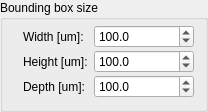
    <widget class="QGroupBox" name="groupBox_size">
     <property name="title">
      <string>Bounding box size</string>
     </property>
     <layout class="QFormLayout" name="formLayout">
      <property name="verticalSpacing">
       <number>2</number>
      </property>
      <property name="leftMargin">
       <number>20</number>
      </property>
      <property name="topMargin">
       <number>5</number>
      </property>
      <item row="0" column="0">
       <widget class="QLabel" name="label_width">
        <property name="text">
         <string>Width [um]:</string>
        </property>
       </widget>
      </item>
      <item row="1" column="0">
       <widget class="QLabel" name="label_height">
        <property name="text">
         <string>Height [um]:</string>
        </property>
       </widget>
      </item>
      <item row="2" column="0">
       <widget class="QLabel" name="label_depth">
        <property name="text">
         <string>Depth [um]:</string>
        </property>
       </widget>
      </item>
      <item row="0" column="1">
       <widget class="QDoubleSpinBox" name="doubleSpinBox_size_x">
        <property name="minimumSize">
         <size>
          <width>100</width>
          <height>0</height>
         </size>
        </property>
        <property name="maximumSize">
         <size>
          <width>100</width>
          <height>16777215</height>
         </size>
        </property>
        <property name="decimals">
         <number>1</number>
        </property>
        <property name="minimum">
         <double>10.000000000000000</double>
        </property>
        <property name="maximum">
         <double>1000.000000000000000</double>
        </property>
        <property name="singleStep">
         <double>5.000000000000000</double>
        </property>
        <property name="value">
         <double>100.000000000000000</double>
        </property>
       </widget>
      </item>
      <item row="1" column="1">
       <widget class="QDoubleSpinBox" name="doubleSpinBox_size_y">
        <property name="minimumSize">
         <size>
          <width>100</width>
          <height>0</height>
         </size>
        </property>
        <property name="maximumSize">
         <size>
          <width>100</width>
          <height>16777215</height>
         </size>
        </property>
        <property name="decimals">
         <number>1</number>
        </property>
        <property name="minimum">
         <double>10.000000000000000</double>
        </property>
        <property name="maximum">
         <double>1000.000000000000000</double>
        </property>
        <property name="singleStep">
         <double>5.000000000000000</double>
        </property>
        <property name="value">
         <double>100.000000000000000</double>
        </property>
       </widget>
      </item>
      <item row="2" column="1">
       <widget class="QDoubleSpinBox" name="doubleSpinBox_size_z">
        <property name="minimumSize">
         <size>
          <width>100</width>
          <height>0</height>
         </size>
        </property>
        <property name="maximumSize">
         <size>
          <width>100</width>
          <height>16777215</height>
         </size>
        </property>
        <property name="decimals">
         <number>1</number>
        </property>
        <property name="minimum">
         <double>10.000000000000000</double>
        </property>
        <property name="maximum">
         <double>1000.000000000000000</double>
        </property>
        <property name="singleStep">
         <double>5.000000000000000</double>
        </property>
        <property name="value">
         <double>100.000000000000000</double>
        </property>
       </widget>
      </item>
     </layout>
    </widget>
